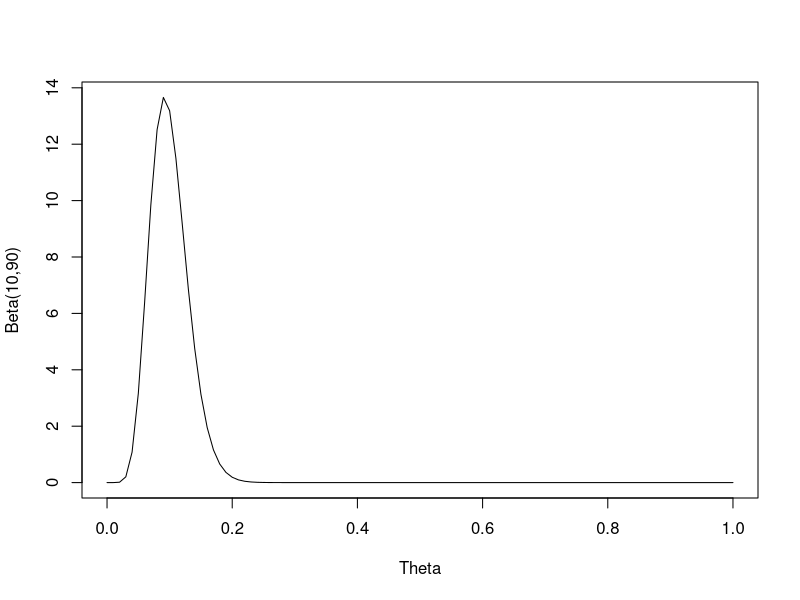

The R script that drew this image:
## ---- chunk 1
knitr::opts_chunk$set(echo = TRUE)
## ---- chunk 2
plot(seq(0,1,0.01),dbeta(seq(0,1,0.01),10,90), xlab="Theta",ylab="Beta(10,90)", type="l")
